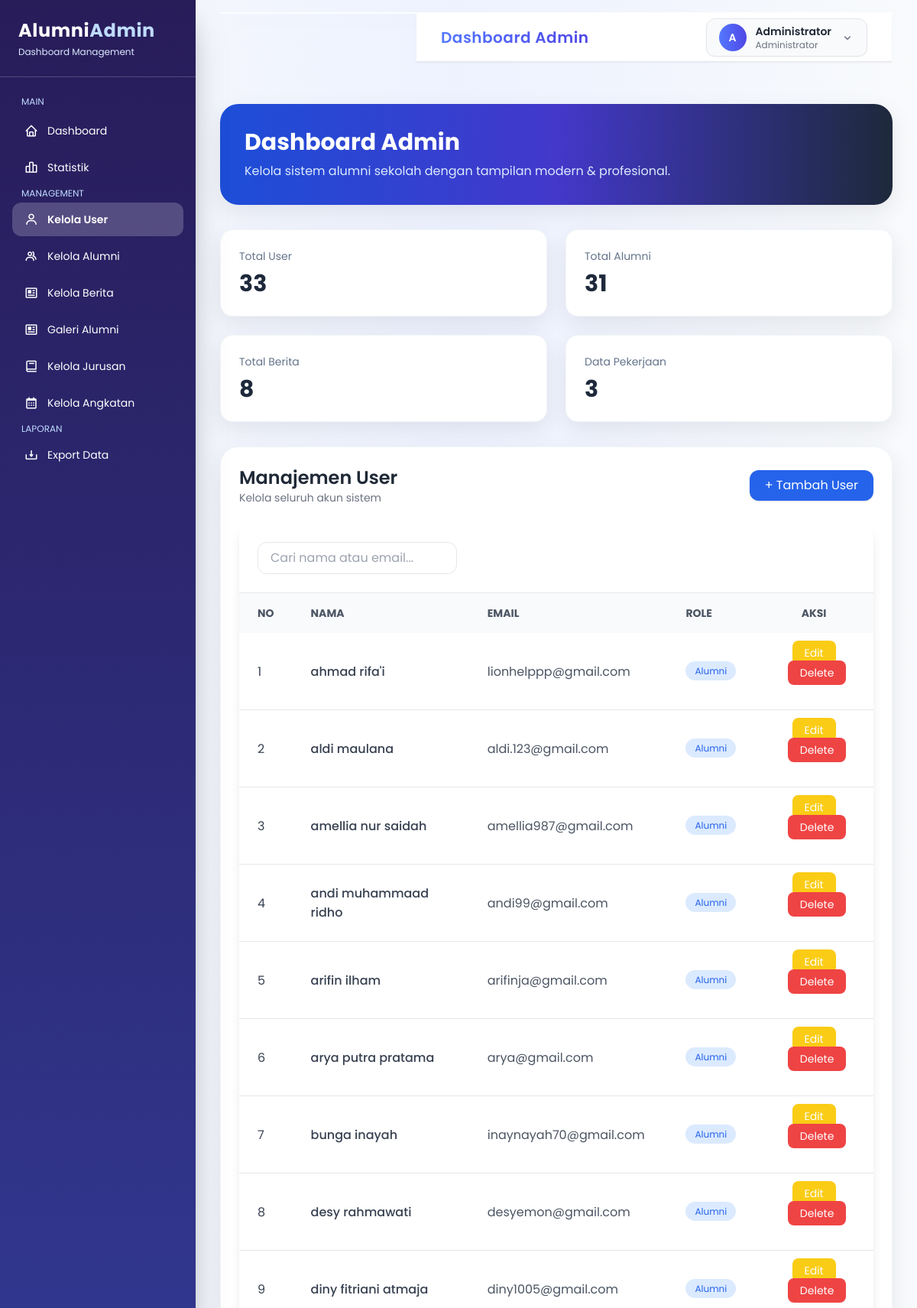
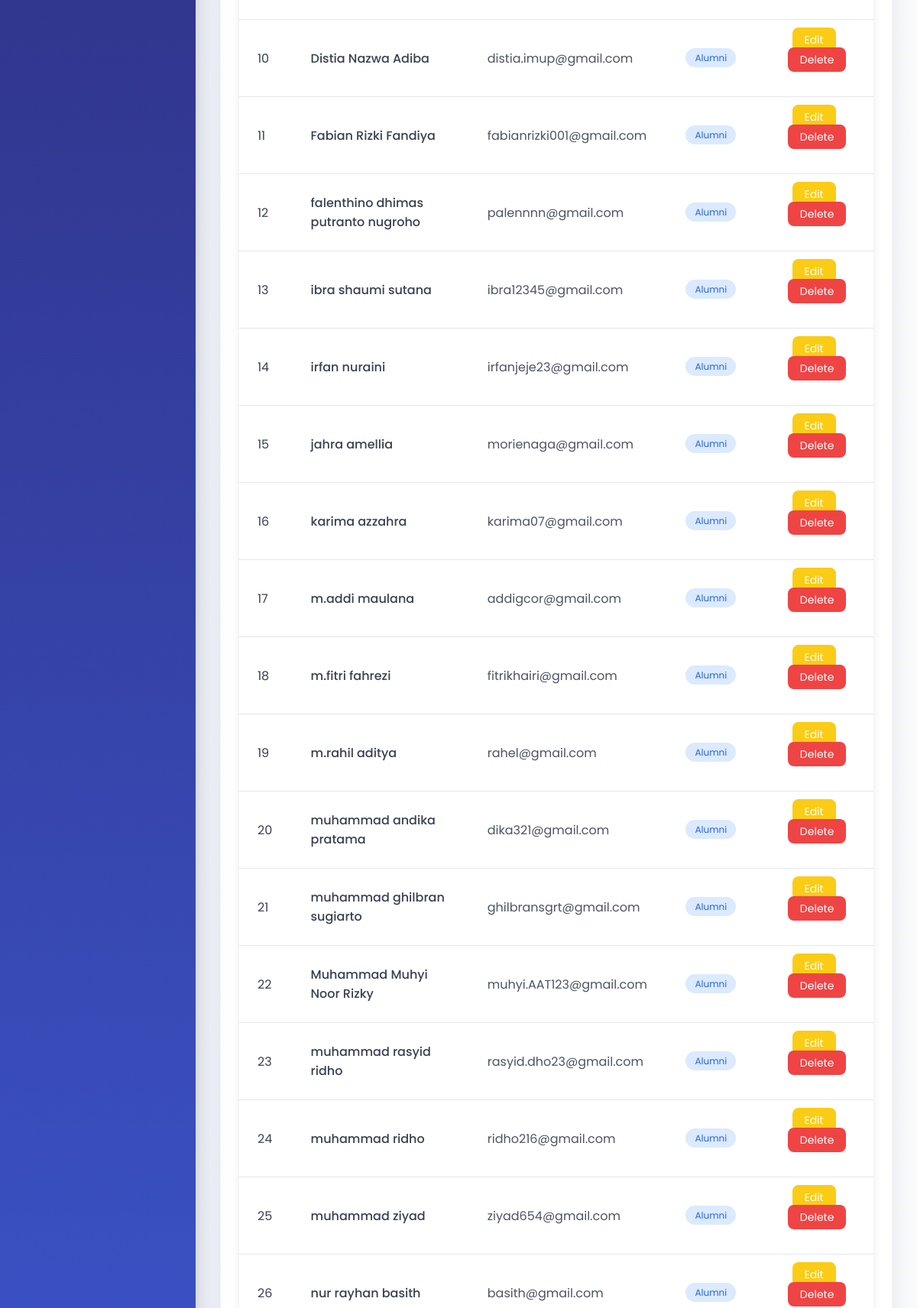
Page /dashboard_admin.php?page=user (signed in, upper part) on the committed database (2 pictures, top to bottom).
### tables this page shows
CREATE TABLE `user` (
  `id` int NOT NULL,
  `email` varchar(100) NOT NULL,
  `fullname` varchar(100) NOT NULL,
  `password` varchar(255) NOT NULL,
  `foto` varchar(255) DEFAULT NULL,
  `role` enum('admin','alumni') NOT NULL
);

### pages/admin/user/user.php (the view, shortened to what this page needs)
<?php
$sql = "SELECT * FROM user ORDER BY id DESC";
$results = mysqli_query($conn,$sql);
$no = 1;
?>
<div class=" ">
    <div class="flex justify-between items-center mb-6">
        <div>
            <h2 class="text-2xl font-semibold text-gray-800">Manajemen User</h2>
            <p class="text-gray-500 text-sm">Kelola seluruh akun sistem</p>
        </div>
        <a href="dashboard_admin.php?page=user-tambah"
           class="bg-blue-600 hover:bg-blue-700 text-white px-5 py-2 rounded-xl shadow transition">
            + Tambah User
        </a>
    </div>
    <div class="bg-white rounded-2xl shadow-lg overflow-hidden">
        <div class="p-6 border-b">
            <input type="text"
                   id="searchInput"
                   placeholder="Cari nama atau email..."
                   class="w-full md:w-1/3 px-4 py-2 border rounded-xl focus:ring-2 focus:ring-blue-500 outline-none">
        </div>
        <div class="overflow-x-auto">
            <table class="w-full text-left">
                <thead class="bg-gray-50 text-gray-600 text-sm uppercase">
                    <tr>
                        <th class="px-6 py-4">No</th>
                        <th class="px-6 py-4">Nama</th>
                        <th class="px-6 py-4">Email</th>
                        <th class="px-6 py-4">Role</th>
                        <th class="px-6 py-4 text-center">Aksi</th>
                    </tr>
                </thead>
                <tbody class="text-gray-700 divide-y">
                    <?php while($row = mysqli_fetch_assoc($results)): ?>
                    <tr class="hover:bg-gray-50 transition">
                        <td class="px-6 py-4">
                            <?= $no++ ?>
                        </td>
                        <td class="px-6 py-4 font-medium">
                            <?= htmlspecialchars($row['fullname']) ?>
                        </td>
                        <td class="px-6 py-4 text-gray-600">
                            <?= htmlspecialchars($row['email']) ?>
                        </td>
                        <td class="px-6 py-4">
                            <?php if($row['role'] == 'admin'): ?>
                                <span class="px-3 py-1 text-xs bg-red-100 text-red-600 rounded-full">
                                    Admin
                                </span>
                            <?php else: ?>
                                <span class="px-3 py-1 text-xs bg-blue-100 text-blue-600 rounded-full">
                                    Alumni
                                </span>
                            <?php endif; ?>
                        </td>
                        <td class="px-6 py-4 text-center space-x-2">
                            <a href="dashboard_admin.php?page=user-edit&id=<?= $row['id'] ?>"
                               class="px-4 py-1.5 bg-yellow-400 hover:bg-yellow-500 text-white rounded-lg text-sm transition">
                                Edit
                            </a>
                            <form action="dashboard_admin.php?page=user-hapus"
                                  method="POST"
                                  class="inline-block"
                                  onsubmit="return confirm('Yakin ingin menghapus user ini?')">
                                <button type="submit"
                                        class="px-4 py-1.5 bg-red-500 hover:bg-red-600 text-white rounded-lg text-sm transition">
                                    Delete
                                </button>
                            </form>
                        </td>
                    </tr>
                    <?php endwhile; ?>
                </tbody>
            </table>
        </div>
    </div>
</div>

### dashboard_admin.php (style rules this page uses)
body { background: linear-gradient(to right,#f8fafc,#eef2ff,#f8fafc); }

### rows in the picture
user: fullname "ahmad rifa'i", email "lionhelppp@gmail.com", role "Alumni"
user: fullname "aldi maulana", email "aldi.123@gmail.com", role "Alumni"
user: fullname "amellia nur saidah", email "amellia987@gmail.com", role "Alumni"
user: fullname "andi muhammaad ridho", email "andi99@gmail.com", role "Alumni"
user: fullname "arifin ilham", email "arifinja@gmail.com", role "Alumni"
user: fullname "arya putra pratama", email "arya@gmail.com", role "Alumni"
user: fullname "bunga inayah", email "inaynayah70@gmail.com", role "Alumni"
user: fullname "desy rahmawati", email "desyemon@gmail.com", role "Alumni"
user: fullname "diny fitriani atmaja", email "diny1005@gmail.com", role "Alumni"
user: fullname "Distia Nazwa Adiba", email "distia.imup@gmail.com", role "Alumni"
user: fullname "Fabian Rizki Fandiya", email "fabianrizki001@gmail.com", role "Alumni"
user: fullname "falenthino dhimas putranto nugroho", email "palennnn@gmail.com", role "Alumni"
user: fullname "ibra shaumi sutana", email "ibra12345@gmail.com", role "Alumni"
user: fullname "irfan nuraini", email "irfanjeje23@gmail.com", role "Alumni"
user: fullname "jahra amellia", email "morienaga@gmail.com", role "Alumni"
user: fullname "karima azzahra", email "karima07@gmail.com", role "Alumni"
user: fullname "m.addi maulana", email "addigcor@gmail.com", role "Alumni"
user: fullname "m.fitri fahrezi", email "fitrikhairi@gmail.com", role "Alumni"
user: fullname "m.rahil aditya", email "rahel@gmail.com", role "Alumni"
user: fullname "muhammad andika pratama", email "dika321@gmail.com", role "Alumni"
user: fullname "muhammad ghilbran sugiarto", email "ghilbransgrt@gmail.com", role "Alumni"
user: fullname "Muhammad Muhyi Noor Rizky", email "muhyi.AAT123@gmail.com", role "Alumni"
user: fullname "muhammad rasyid ridho", email "rasyid.dho23@gmail.com", role "Alumni"
user: fullname "muhammad ridho", email "ridho216@gmail.com", role "Alumni"
user: fullname "muhammad ziyad", email "ziyad654@gmail.com", role "Alumni"
user: fullname "nur rayhan basith", email "basith@gmail.com", role "Alumni"

### other values in the picture
substr($_SESSION['fullname'],0,1) "A"
$_SESSION['fullname'] "Administrator"
$total_user "33"
$total_alumni "31"
$total_berita "8"
$total_pekerjaan "3"
